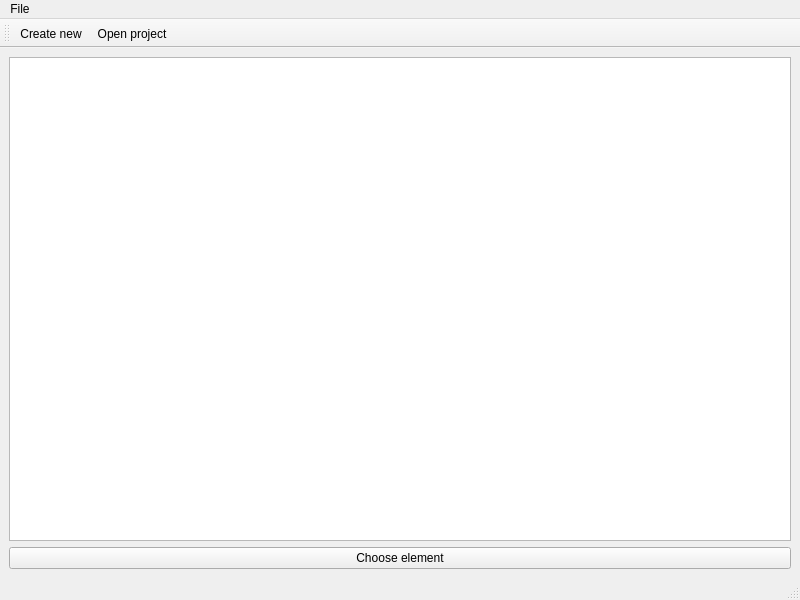
<?xml version="1.0" encoding="UTF-8"?>
<ui version="4.0">
 <class>MainWindow</class>
 <widget class="QMainWindow" name="MainWindow">
  <property name="geometry">
   <rect>
    <x>0</x>
    <y>0</y>
    <width>800</width>
    <height>600</height>
   </rect>
  </property>
  <property name="windowTitle">
   <string>MainWindow</string>
  </property>
  <widget class="QWidget" name="centralwidget">
   <layout class="QVBoxLayout" name="verticalLayout">
    <item>
     <widget class="QListWidget" name="listWidget"/>
    </item>
    <item>
     <widget class="QPushButton" name="pushButton">
      <property name="text">
       <string>Choose element</string>
      </property>
     </widget>
    </item>
   </layout>
  </widget>
  <widget class="QMenuBar" name="menubar">
   <property name="geometry">
    <rect>
     <x>0</x>
     <y>0</y>
     <width>800</width>
     <height>22</height>
    </rect>
   </property>
   <widget class="QMenu" name="menuFile">
    <property name="title">
     <string>File</string>
    </property>
    <addaction name="actionCreate_new"/>
    <addaction name="actionOpen_project"/>
    <addaction name="actionClose_project"/>
   </widget>
   <addaction name="menuFile"/>
  </widget>
  <widget class="QStatusBar" name="statusbar"/>
  <widget class="QToolBar" name="toolBar">
   <property name="windowTitle">
    <string>toolBar</string>
   </property>
   <attribute name="toolBarArea">
    <enum>TopToolBarArea</enum>
   </attribute>
   <attribute name="toolBarBreak">
    <bool>false</bool>
   </attribute>
   <addaction name="actionCreate_new"/>
   <addaction name="actionOpen_project"/>
  </widget>
  <action name="actionCreate_new">
   <property name="icon">
    <iconset resource="resource.qrc">
     <normaloff>:/rec/img/img.png</normaloff>:/rec/img/img.png</iconset>
   </property>
   <property name="text">
    <string>Create new</string>
   </property>
  </action>
  <action name="actionOpen_project">
   <property name="icon">
    <iconset resource="resource.qrc">
     <normaloff>:/rec/img/img2.png</normaloff>:/rec/img/img2.png</iconset>
   </property>
   <property name="text">
    <string>Open project</string>
   </property>
  </action>
  <action name="actionClose_project">
   <property name="icon">
    <iconset resource="resource.qrc">
     <normaloff>:/rec/img/img3.png</normaloff>:/rec/img/img3.png</iconset>
   </property>
   <property name="text">
    <string>Close project</string>
   </property>
  </action>
 </widget>
 <resources>
  <include location="resource.qrc"/>
 </resources>
 <connections/>
</ui>
